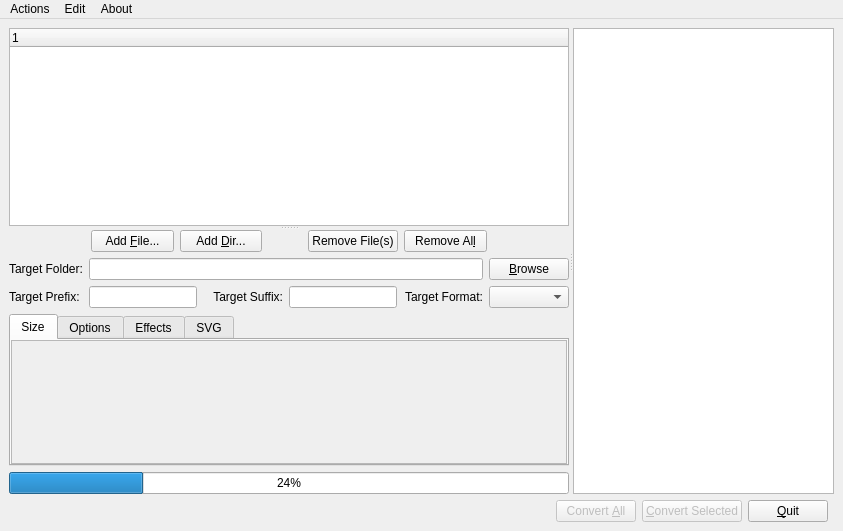
<?xml version="1.0" encoding="UTF-8"?>
<ui version="4.0">
 <class>ConvertDialog</class>
 <widget class="QMainWindow" name="ConvertDialog">
  <property name="geometry">
   <rect>
    <x>0</x>
    <y>0</y>
    <width>843</width>
    <height>531</height>
   </rect>
  </property>
  <property name="windowTitle">
   <string>SIR - Simple Image Resizer</string>
  </property>
  <property name="windowIcon">
   <iconset resource="../sir.qrc">
    <normaloff>:/images/sir-32x32.png</normaloff>:/images/sir-32x32.png</iconset>
  </property>
  <widget class="QWidget" name="centralwidget">
   <layout class="QVBoxLayout" name="verticalLayout_3">
    <item>
     <widget class="QSplitter" name="horizontalSplitter">
      <property name="orientation">
       <enum>Qt::Horizontal</enum>
      </property>
      <widget class="QSplitter" name="verticalSplitter">
       <property name="orientation">
        <enum>Qt::Vertical</enum>
       </property>
       <property name="childrenCollapsible">
        <bool>false</bool>
       </property>
       <widget class="TreeWidget" name="filesTreeWidget">
        <column>
         <property name="text">
          <string notr="true">1</string>
         </property>
        </column>
       </widget>
       <widget class="QWidget" name="verticalWidget" native="true">
        <layout class="QVBoxLayout" name="convertionVerticalLayout">
         <property name="leftMargin">
          <number>0</number>
         </property>
         <property name="topMargin">
          <number>0</number>
         </property>
         <property name="rightMargin">
          <number>0</number>
         </property>
         <property name="bottomMargin">
          <number>0</number>
         </property>
         <item>
          <layout class="QHBoxLayout" name="horizontalLayout_2">
           <item>
            <spacer name="horizontalSpacer_2">
             <property name="orientation">
              <enum>Qt::Horizontal</enum>
             </property>
             <property name="sizeType">
              <enum>QSizePolicy::MinimumExpanding</enum>
             </property>
             <property name="sizeHint" stdset="0">
              <size>
               <width>40</width>
               <height>20</height>
              </size>
             </property>
            </spacer>
           </item>
           <item>
            <widget class="QPushButton" name="addFilepushButton">
             <property name="sizePolicy">
              <sizepolicy hsizetype="MinimumExpanding" vsizetype="Fixed">
               <horstretch>0</horstretch>
               <verstretch>0</verstretch>
              </sizepolicy>
             </property>
             <property name="maximumSize">
              <size>
               <width>200</width>
               <height>16777215</height>
              </size>
             </property>
             <property name="text">
              <string>Add &amp;File...</string>
             </property>
             <property name="shortcut">
              <string>Alt+F</string>
             </property>
            </widget>
           </item>
           <item>
            <widget class="QPushButton" name="addDirpushButton">
             <property name="sizePolicy">
              <sizepolicy hsizetype="MinimumExpanding" vsizetype="Fixed">
               <horstretch>0</horstretch>
               <verstretch>0</verstretch>
              </sizepolicy>
             </property>
             <property name="maximumSize">
              <size>
               <width>200</width>
               <height>16777215</height>
              </size>
             </property>
             <property name="text">
              <string>Add &amp;Dir...</string>
             </property>
             <property name="shortcut">
              <string>Alt+D</string>
             </property>
            </widget>
           </item>
           <item>
            <spacer name="horizontalSpacer">
             <property name="orientation">
              <enum>Qt::Horizontal</enum>
             </property>
             <property name="sizeType">
              <enum>QSizePolicy::Minimum</enum>
             </property>
             <property name="sizeHint" stdset="0">
              <size>
               <width>40</width>
               <height>20</height>
              </size>
             </property>
            </spacer>
           </item>
           <item>
            <widget class="QPushButton" name="removePushButton">
             <property name="sizePolicy">
              <sizepolicy hsizetype="MinimumExpanding" vsizetype="Fixed">
               <horstretch>0</horstretch>
               <verstretch>0</verstretch>
              </sizepolicy>
             </property>
             <property name="maximumSize">
              <size>
               <width>200</width>
               <height>16777215</height>
              </size>
             </property>
             <property name="text">
              <string>Remove File(s)</string>
             </property>
             <property name="shortcut">
              <string>Del</string>
             </property>
            </widget>
           </item>
           <item>
            <widget class="QPushButton" name="removeAllPushButton">
             <property name="sizePolicy">
              <sizepolicy hsizetype="MinimumExpanding" vsizetype="Fixed">
               <horstretch>0</horstretch>
               <verstretch>0</verstretch>
              </sizepolicy>
             </property>
             <property name="maximumSize">
              <size>
               <width>200</width>
               <height>16777215</height>
              </size>
             </property>
             <property name="text">
              <string>Remove Al&amp;l</string>
             </property>
             <property name="shortcut">
              <string>Alt+L</string>
             </property>
            </widget>
           </item>
           <item>
            <spacer name="horizontalSpacer_3">
             <property name="orientation">
              <enum>Qt::Horizontal</enum>
             </property>
             <property name="sizeType">
              <enum>QSizePolicy::MinimumExpanding</enum>
             </property>
             <property name="sizeHint" stdset="0">
              <size>
               <width>40</width>
               <height>20</height>
              </size>
             </property>
            </spacer>
           </item>
          </layout>
         </item>
         <item>
          <layout class="QGridLayout">
           <property name="leftMargin">
            <number>0</number>
           </property>
           <property name="topMargin">
            <number>0</number>
           </property>
           <property name="rightMargin">
            <number>0</number>
           </property>
           <property name="bottomMargin">
            <number>0</number>
           </property>
           <property name="spacing">
            <number>6</number>
           </property>
           <item row="4" column="3">
            <widget class="QLineEdit" name="destSuffixEdit">
             <property name="sizePolicy">
              <sizepolicy hsizetype="Preferred" vsizetype="Fixed">
               <horstretch>0</horstretch>
               <verstretch>0</verstretch>
              </sizepolicy>
             </property>
            </widget>
           </item>
           <item row="4" column="5">
            <widget class="QComboBox" name="targetFormatComboBox"/>
           </item>
           <item row="2" column="1" colspan="4">
            <widget class="QLineEdit" name="destFileEdit"/>
           </item>
           <item row="4" column="1">
            <widget class="QLineEdit" name="destPrefixEdit">
             <property name="sizePolicy">
              <sizepolicy hsizetype="Preferred" vsizetype="Fixed">
               <horstretch>0</horstretch>
               <verstretch>0</verstretch>
              </sizepolicy>
             </property>
            </widget>
           </item>
           <item row="4" column="0">
            <widget class="QLabel" name="textLabel1_3">
             <property name="sizePolicy">
              <sizepolicy hsizetype="Fixed" vsizetype="Preferred">
               <horstretch>0</horstretch>
               <verstretch>0</verstretch>
              </sizepolicy>
             </property>
             <property name="text">
              <string>Target Prefix:</string>
             </property>
            </widget>
           </item>
           <item row="2" column="5">
            <widget class="QPushButton" name="browseDestButton">
             <property name="sizePolicy">
              <sizepolicy hsizetype="Fixed" vsizetype="Fixed">
               <horstretch>0</horstretch>
               <verstretch>0</verstretch>
              </sizepolicy>
             </property>
             <property name="text">
              <string>&amp;Browse</string>
             </property>
             <property name="shortcut">
              <string>Alt+B</string>
             </property>
            </widget>
           </item>
           <item row="2" column="0">
            <widget class="QLabel" name="textLabel1">
             <property name="sizePolicy">
              <sizepolicy hsizetype="Fixed" vsizetype="Preferred">
               <horstretch>0</horstretch>
               <verstretch>0</verstretch>
              </sizepolicy>
             </property>
             <property name="text">
              <string>Target Folder:</string>
             </property>
            </widget>
           </item>
           <item row="4" column="2">
            <widget class="QLabel" name="label">
             <property name="text">
              <string>Target Suffix:</string>
             </property>
             <property name="alignment">
              <set>Qt::AlignRight|Qt::AlignTrailing|Qt::AlignVCenter</set>
             </property>
            </widget>
           </item>
           <item row="4" column="4">
            <widget class="QLabel" name="targetFormatLabel">
             <property name="text">
              <string>Target Format:</string>
             </property>
             <property name="alignment">
              <set>Qt::AlignRight|Qt::AlignTrailing|Qt::AlignVCenter</set>
             </property>
            </widget>
           </item>
          </layout>
         </item>
         <item>
          <widget class="QTabWidget" name="tabWidget">
           <property name="tabPosition">
            <enum>QTabWidget::North</enum>
           </property>
           <property name="currentIndex">
            <number>0</number>
           </property>
           <widget class="SizeScrollArea" name="sizeScrollArea">
            <property name="widgetResizable">
             <bool>true</bool>
            </property>
            <attribute name="title">
             <string>Size</string>
            </attribute>
           </widget>
           <widget class="OptionsScrollArea" name="optionsScrollArea">
            <property name="widgetResizable">
             <bool>true</bool>
            </property>
            <attribute name="title">
             <string>Options</string>
            </attribute>
           </widget>
           <widget class="EffectsScrollArea" name="effectsScrollArea">
            <property name="widgetResizable">
             <bool>true</bool>
            </property>
            <attribute name="title">
             <string>Effects</string>
            </attribute>
           </widget>
           <widget class="SvgScrollArea" name="svgScrollArea">
            <property name="widgetResizable">
             <bool>true</bool>
            </property>
            <attribute name="title">
             <string notr="true">SVG</string>
            </attribute>
           </widget>
          </widget>
         </item>
         <item>
          <widget class="QProgressBar" name="convertProgressBar">
           <property name="value">
            <number>24</number>
           </property>
           <property name="orientation">
            <enum>Qt::Horizontal</enum>
           </property>
          </widget>
         </item>
        </layout>
       </widget>
      </widget>
      <widget class="DetailsBrowser" name="detailsBrowser"/>
     </widget>
    </item>
    <item>
     <layout class="QHBoxLayout" name="horizontalLayout">
      <property name="rightMargin">
       <number>6</number>
      </property>
      <item>
       <spacer>
        <property name="orientation">
         <enum>Qt::Horizontal</enum>
        </property>
        <property name="sizeType">
         <enum>QSizePolicy::Expanding</enum>
        </property>
        <property name="sizeHint" stdset="0">
         <size>
          <width>91</width>
          <height>20</height>
         </size>
        </property>
       </spacer>
      </item>
      <item>
       <widget class="QPushButton" name="convertButton">
        <property name="enabled">
         <bool>false</bool>
        </property>
        <property name="text">
         <string>Convert &amp;All</string>
        </property>
        <property name="shortcut">
         <string>Alt+A</string>
        </property>
       </widget>
      </item>
      <item>
       <widget class="QPushButton" name="convertSelectedButton">
        <property name="enabled">
         <bool>false</bool>
        </property>
        <property name="text">
         <string>&amp;Convert Selected</string>
        </property>
        <property name="shortcut">
         <string>Alt+C</string>
        </property>
       </widget>
      </item>
      <item>
       <widget class="QPushButton" name="quitButton">
        <property name="text">
         <string>&amp;Quit</string>
        </property>
       </widget>
      </item>
     </layout>
    </item>
   </layout>
  </widget>
  <widget class="QMenuBar" name="menubar">
   <property name="geometry">
    <rect>
     <x>0</x>
     <y>0</y>
     <width>843</width>
     <height>21</height>
    </rect>
   </property>
   <widget class="QMenu" name="menuFile">
    <property name="title">
     <string>Actions</string>
    </property>
    <addaction name="actionAdd_File"/>
    <addaction name="actionAdd_Dir"/>
    <addaction name="actionSelect"/>
    <addaction name="actionImport_files"/>
    <addaction name="actionRemoveAll"/>
    <addaction name="separator"/>
    <addaction name="actionExit"/>
   </widget>
   <widget class="QMenu" name="menuAbout">
    <property name="title">
     <string>About</string>
    </property>
    <addaction name="actionAbout_Sir"/>
    <addaction name="actionAbout_Qt"/>
    <addaction name="separator"/>
    <addaction name="actionSendInstall"/>
   </widget>
   <widget class="QMenu" name="menuEdit">
    <property name="title">
     <string>Edit</string>
    </property>
    <widget class="QMenu" name="menuSession">
     <property name="title">
      <string>Session</string>
     </property>
     <addaction name="actionRestoreSession"/>
     <addaction name="actionSaveSession"/>
    </widget>
    <widget class="QMenu" name="menuEffects">
     <property name="title">
      <string>Effects</string>
     </property>
     <addaction name="actionRestoreEffects"/>
     <addaction name="actionSaveEffects"/>
    </widget>
    <addaction name="actionOptions"/>
    <addaction name="separator"/>
    <addaction name="actionCheckforUpdates"/>
    <addaction name="separator"/>
    <addaction name="menuSession"/>
    <addaction name="menuEffects"/>
   </widget>
   <addaction name="menuFile"/>
   <addaction name="menuEdit"/>
   <addaction name="menuAbout"/>
  </widget>
  <action name="actionExit">
   <property name="text">
    <string>Quit</string>
   </property>
   <property name="iconText">
    <string>Quit</string>
   </property>
   <property name="toolTip">
    <string>Quit</string>
   </property>
   <property name="shortcut">
    <string notr="true">Ctrl+Q</string>
   </property>
  </action>
  <action name="actionOptions">
   <property name="text">
    <string>&amp;Options</string>
   </property>
   <property name="shortcut">
    <string>Alt+O</string>
   </property>
  </action>
  <action name="actionAbout_Sir">
   <property name="text">
    <string>About Sir...</string>
   </property>
  </action>
  <action name="actionAbout_Qt">
   <property name="text">
    <string>About Qt...</string>
   </property>
  </action>
  <action name="actionAdd_File">
   <property name="text">
    <string>Add &amp;File...</string>
   </property>
  </action>
  <action name="actionAdd_Dir">
   <property name="text">
    <string>Add &amp;Dir...</string>
   </property>
  </action>
  <action name="actionCheckforUpdates">
   <property name="text">
    <string>Check for updates...</string>
   </property>
  </action>
  <action name="actionSendInstall">
   <property name="text">
    <string>Let us know that you are using SIR...</string>
   </property>
  </action>
  <action name="actionRemoveAll">
   <property name="text">
    <string>Remove All</string>
   </property>
   <property name="toolTip">
    <string>Remove all filles the files list</string>
   </property>
   <property name="shortcut">
    <string>Ctrl+Del</string>
   </property>
  </action>
  <action name="actionSelect">
   <property name="text">
    <string>&amp;Select...</string>
   </property>
   <property name="toolTip">
    <string>Do advanced selection of images on list</string>
   </property>
   <property name="shortcut">
    <string>Alt+S</string>
   </property>
  </action>
  <action name="actionImport_files">
   <property name="text">
    <string>&amp;Import files...</string>
   </property>
   <property name="shortcut">
    <string>Alt+I</string>
   </property>
  </action>
  <action name="actionRestoreSession">
   <property name="text">
    <string>Restore...</string>
   </property>
  </action>
  <action name="actionSaveSession">
   <property name="text">
    <string>Save...</string>
   </property>
  </action>
  <action name="actionRestoreEffects">
   <property name="text">
    <string>Restore...</string>
   </property>
  </action>
  <action name="actionSaveEffects">
   <property name="text">
    <string>Save...</string>
   </property>
  </action>
 </widget>
 <customwidgets>
  <customwidget>
   <class>TreeWidget</class>
   <extends>QTreeWidget</extends>
   <header>widgets/treewidget.h</header>
  </customwidget>
  <customwidget>
   <class>DetailsBrowser</class>
   <extends>QTextEdit</extends>
   <header>widgets/detailsbrowserview.h</header>
  </customwidget>
  <customwidget>
   <class>SizeScrollArea</class>
   <extends>QScrollArea</extends>
   <header>widgets/convert/sizescrollarea.h</header>
   <container>1</container>
  </customwidget>
  <customwidget>
   <class>OptionsScrollArea</class>
   <extends>QScrollArea</extends>
   <header>widgets/convert/optionsscrollarea.h</header>
   <container>1</container>
  </customwidget>
  <customwidget>
   <class>SvgScrollArea</class>
   <extends>QScrollArea</extends>
   <header>widgets/convert/svgscrollarea.h</header>
   <container>1</container>
  </customwidget>
  <customwidget>
   <class>EffectsScrollArea</class>
   <extends>QScrollArea</extends>
   <header>widgets/convert/effectsscrollarea.h</header>
   <container>1</container>
  </customwidget>
 </customwidgets>
 <tabstops>
  <tabstop>destFileEdit</tabstop>
 </tabstops>
 <resources>
  <include location="../sir.qrc"/>
 </resources>
 <connections/>
</ui>
